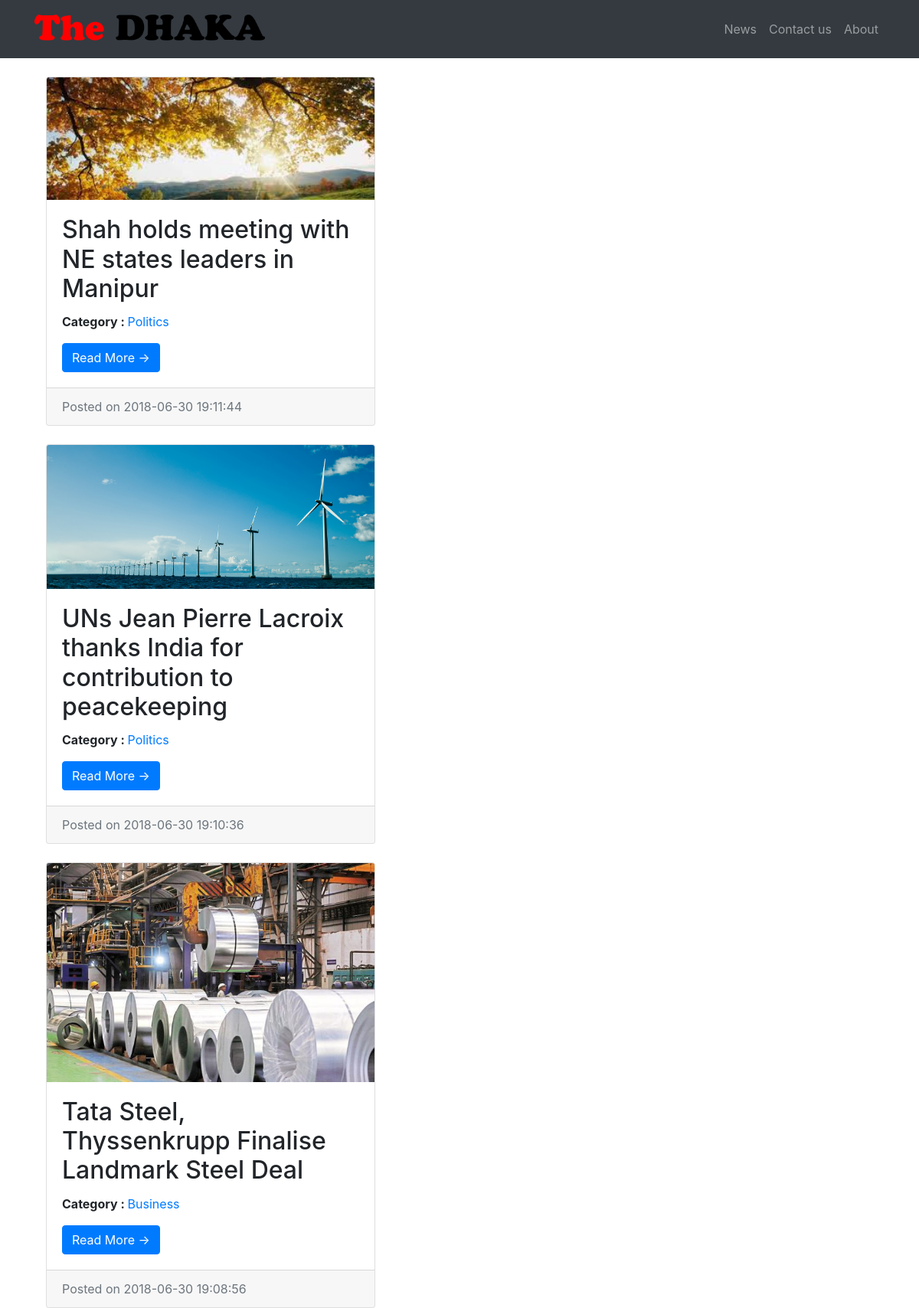
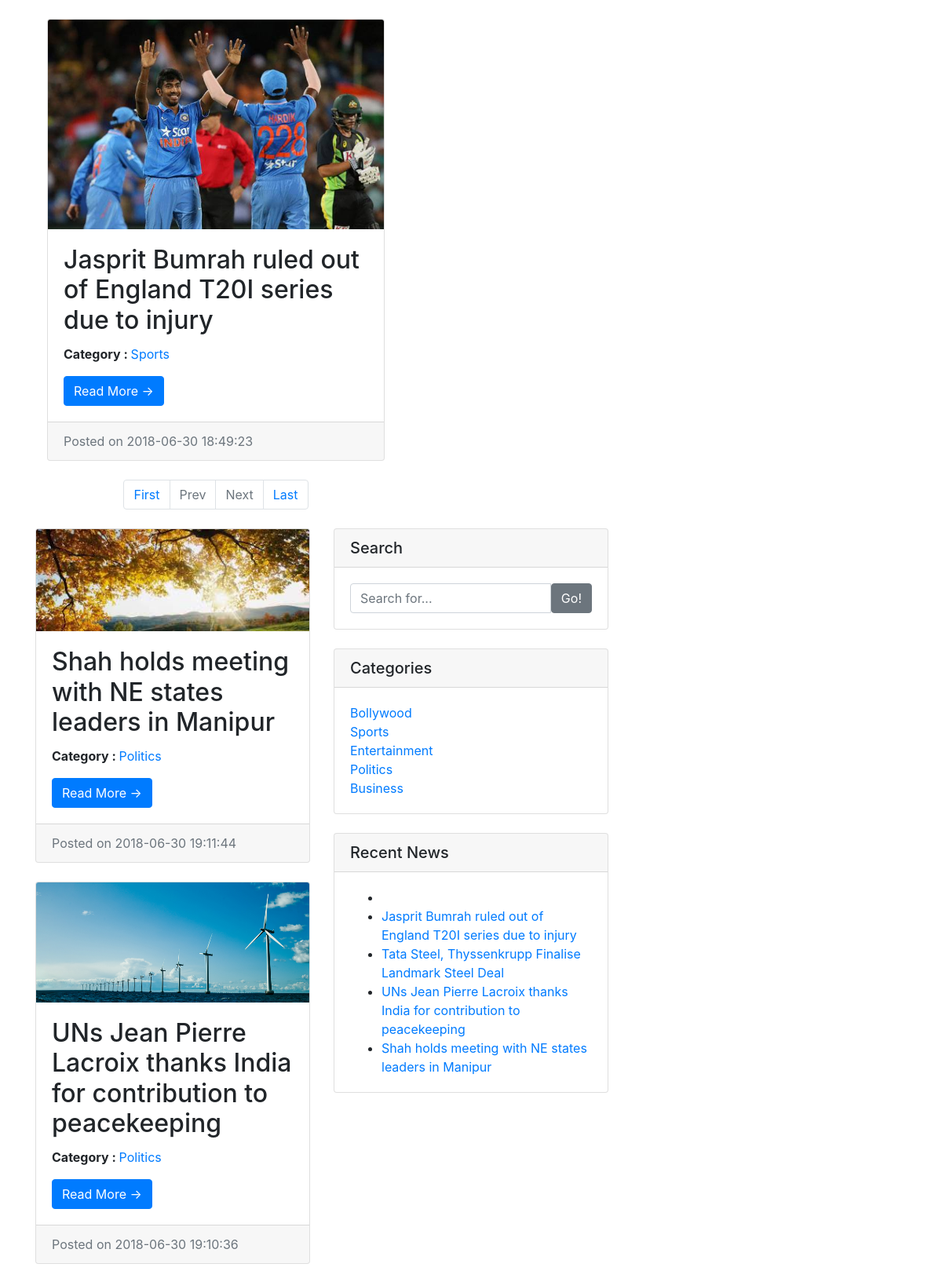
The page / (upper part) on the database its author committed (2 pictures, top to bottom).
### tables this page shows
CREATE TABLE IF NOT EXISTS `tblposts` (
  `id` int(11) NOT NULL AUTO_INCREMENT,
  `PostTitle` longtext,
  `CategoryId` int(11) DEFAULT NULL,
  `SubCategoryId` int(11) DEFAULT NULL,
  `PostDetails` longtext,
  `PostingDate` timestamp NULL DEFAULT CURRENT_TIMESTAMP,
  `UpdationDate` timestamp NULL DEFAULT NULL ON UPDATE CURRENT_TIMESTAMP,
  `Is_Active` int(1) DEFAULT NULL,
  `PostUrl` mediumtext,
  `PostImage` varchar(255) DEFAULT NULL,
  PRIMARY KEY (`id`)
);

CREATE TABLE IF NOT EXISTS `tblcategory` (
  `id` int(11) NOT NULL AUTO_INCREMENT,
  `CategoryName` varchar(200) DEFAULT NULL,
  `Description` mediumtext,
  `PostingDate` timestamp NULL DEFAULT CURRENT_TIMESTAMP,
  `UpdationDate` timestamp NULL DEFAULT '0000-00-00 00:00:00' ON UPDATE CURRENT_TIMESTAMP,
  `Is_Active` int(1) DEFAULT NULL,
  PRIMARY KEY (`id`)
);

### index.php (the view, shortened to what this page needs)
<?php
include('includes/config.php');
    ?>
<!DOCTYPE html>
<html lang="en">
  <head>
    <link href="vendor/bootstrap/css/bootstrap.min.css" rel="stylesheet">
    <link href="css/modern-business.css" rel="stylesheet">
  </head>
  <body>
   <?php include('includes/header.php');?>
    <div class="container">
      <div class="row" style="margin-top: 4%">
      <div class="col-md-10">
        <div class="col-md-6">
<?php
     if (isset($_GET['pageno'])) {
            $pageno = $_GET['pageno'];
        } else {
            $pageno = 1;
        }
        $no_of_records_per_page = 8;
        $offset = ($pageno-1) * $no_of_records_per_page;
        $total_pages_sql = "SELECT COUNT(*) FROM tblposts";
        $result = mysqli_query($con,$total_pages_sql);
        $total_rows = mysqli_fetch_array($result)[0];
        $total_pages = ceil($total_rows / $no_of_records_per_page);
$query=mysqli_query($con,"select tblposts.id as pid,tblposts.PostTitle as posttitle,tblposts.PostImage,tblcategory.CategoryName as category,tblcategory.id as cid,tblsubcategory.Subcategory as subcategory,tblposts.PostDetails as postdetails,tblposts.PostingDate as postingdate,tblposts.PostUrl as url from tblposts left join tblcategory on tblcategory.id=tblposts.CategoryId left join  tblsubcategory on  tblsubcategory.SubCategoryId=tblposts.SubCategoryId where tblposts.Is_Active=1 order by tblposts.id desc  LIMIT $offset, $no_of_records_per_page");
while ($row=mysqli_fetch_array($query)) {
?>
          <div class="card mb-4">
 <img class="card-img-top" src="admin/postimages/<?php echo htmlentities($row['PostImage']);?>" alt="<?php echo htmlentities($row['posttitle']);?>">
            <div class="card-body">
              <h2 class="card-title"><?php echo htmlentities($row['posttitle']);?></h2>
                 <p><b>Category : </b> <a href="category.php?catid=<?php echo htmlentities($row['cid'])?>"><?php echo htmlentities($row['category']);?></a> </p>
              <a href="news-details.php?nid=<?php echo htmlentities($row['pid'])?>" class="btn btn-primary">Read More &rarr;</a>
            </div>
            <div class="card-footer text-muted">
              Posted on <?php echo htmlentities($row['postingdate']);?>
            </div>
          </div>
<?php } ?>
    <ul class="pagination justify-content-center mb-4">
        <li class="page-item"><a href="?pageno=1"  class="page-link">First</a></li>
        <li class="<?php if($pageno <= 1){ echo 'disabled'; } ?> page-item">
            <a href="<?php if($pageno <= 1){ echo '#'; } else { echo "?pageno=".($pageno - 1); } ?>" class="page-link">Prev</a>
        </li>
        <li class="<?php if($pageno >= $total_pages){ echo 'disabled'; } ?> page-item">
            <a href="<?php if($pageno >= $total_pages){ echo '#'; } else { echo "?pageno=".($pageno + 1); } ?> " class="page-link">Next</a>
        </li>
        <li class="page-item"><a href="?pageno=<?php echo $total_pages; ?>" class="page-link">Last</a></li>
    </ul>
        </div>
      </div>
      <div class="col-md-4">
<?php
     if (isset($_GET['pageno'])) {
            $pageno = $_GET['pageno'];
        } else {
            $pageno = 1;
        }
        $no_of_records_per_page = 8;
        $offset = ($pageno-1) * $no_of_records_per_page;
$query=mysqli_query($con,"select tblposts.id as pid,tblposts.PostTitle as posttitle,tblposts.PostImage,tblcategory.CategoryName as category,tblcategory.id as cid,tblsubcategory.Subcategory as subcategory,tblposts.PostDetails as postdetails,tblposts.PostingDate as postingdate,tblposts.PostUrl as url from tblposts left join tblcategory on tblcategory.id=tblposts.CategoryId left join  tblsubcategory on  tblsubcategory.SubCategoryId=tblposts.SubCategoryId where tblposts.Is_Active=1 order by tblposts.id desc  LIMIT $offset, $no_of_records_per_page");
while ($row=mysqli_fetch_array($query)) {
?>
          <div class="card mb-4">
 <img class="card-img-top" src="admin/postimages/<?php echo htmlentities($row['PostImage']);?>" alt="<?php echo htmlentities($row['posttitle']);?>">
            <div class="card-body">
              <h2 class="card-title"><?php echo htmlentities($row['posttitle']);?></h2>
                 <p><b>Category : </b> <a href="category.php?catid=<?php echo htmlentities($row['cid'])?>"><?php echo htmlentities($row['category']);?></a> </p>
              <a href="news-details.php?nid=<?php echo htmlentities($row['pid'])?>" class="btn btn-primary">Read More &rarr;</a>
            </div>
            <div class="card-footer text-muted">
              Posted on <?php echo htmlentities($row['postingdate']);?>
            </div>
          </div>
<?php } ?>
        </div>
      <?php include('includes/sidebar.php');?>
      </div>
</head>
  </body>
</html>

### includes/header.php (shortened to what this page needs)
<nav class="navbar fixed-top navbar-expand-lg navbar-dark bg-dark fixed-top">
  <div class="container">
    <a class="navbar-brand" href="index.php"><img src="images/logologo.png" height="50"></a>
    <div class="collapse navbar-collapse" id="navbarResponsive">
      <ul class="navbar-nav ml-auto">
        <li class="nav-item">
          <a class="nav-link" href="index.php">News</a>
        </li>
        <li class="nav-item">
          <a class="nav-link" href="contact-us.php">Contact us</a>
        </li>
        <li class="nav-item">
          <a class="nav-link" href="about-us.php">About</a>
        </li>
      </ul>
    </div>
  </div>
</nav>

### includes/sidebar.php (shortened to what this page needs)
  <div class="col-md-4">
          <div class="card mb-4">
            <h5 class="card-header">Search</h5>
            <div class="card-body">
                   <form name="search" action="search.php" method="post">
              <div class="input-group">
        <input type="text" name="searchtitle" class="form-control" placeholder="Search for..." required>
                <span class="input-group-btn">
                  <button class="btn btn-secondary" type="submit">Go!</button>
                </span>
              </form>
              </div>
            </div>
          </div>
          <div class="card my-4">
            <h5 class="card-header">Categories</h5>
            <div class="card-body">
              <div class="row">
                <div class="col-lg-6">
                  <ul class="list-unstyled mb-0">
<?php $query=mysqli_query($con,"select id,CategoryName from tblcategory");
while($row=mysqli_fetch_array($query))
{
?>
                    <li>
                      <a href="category.php?catid=<?php echo htmlentities($row['id'])?>"><?php echo htmlentities($row['CategoryName']);?></a>
                    </li>
<?php } ?>
                  </ul>
                </div>
              </div>
            </div>
          </div>
          <div class="card my-4">
            <h5 class="card-header">Recent News</h5>
            <div class="card-body">
                      <ul class="mb-0">
					   <li>
                    </li>
<?php
$query=mysqli_query($con,"select tblposts.id as pid,tblposts.PostTitle as posttitle from tblposts left join tblcategory on tblcategory.id=tblposts.CategoryId left join  tblsubcategory on  tblsubcategory.SubCategoryId=tblposts.SubCategoryId limit 8");
while ($row=mysqli_fetch_array($query)) {
?>
  <li>
                      <a href="news-details.php?nid=<?php echo htmlentities($row['pid'])?>"><?php echo htmlentities($row['posttitle']);?></a>
                    </li>
            <?php } ?>
          </ul>
            </div>
          </div>
        </div>

### css/modern-business.css (style rules this page uses)
body { padding-top: 54px; }
@media (min-width: 992px) { body { padding-top: 56px; } }

### rows shown on the page
tblposts: PostImage (picture), PostTitle "Shah holds meeting with NE states leaders in Manipur", CategoryId.CategoryName "Politics", PostingDate "2018-06-30 19:11:44"
tblposts: PostImage (picture), PostTitle "UNs Jean Pierre Lacroix thanks India for contribution to peacekeeping", CategoryId.CategoryName "Politics", PostingDate "2018-06-30 19:10:36"
tblposts: PostImage (picture), PostTitle "Tata Steel, Thyssenkrupp Finalise Landmark Steel Deal", CategoryId.CategoryName "Business", PostingDate "2018-06-30 19:08:56"
tblposts: PostImage (picture), PostTitle "Jasprit Bumrah ruled out of England T20I series due to injury", CategoryId.CategoryName "Sports", PostingDate "2018-06-30 18:49:23"
tblcategory: CategoryName "Bollywood"
tblcategory: CategoryName "Sports"
tblcategory: CategoryName "Entertainment"
tblcategory: CategoryName "Politics"
tblcategory: CategoryName "Business"
